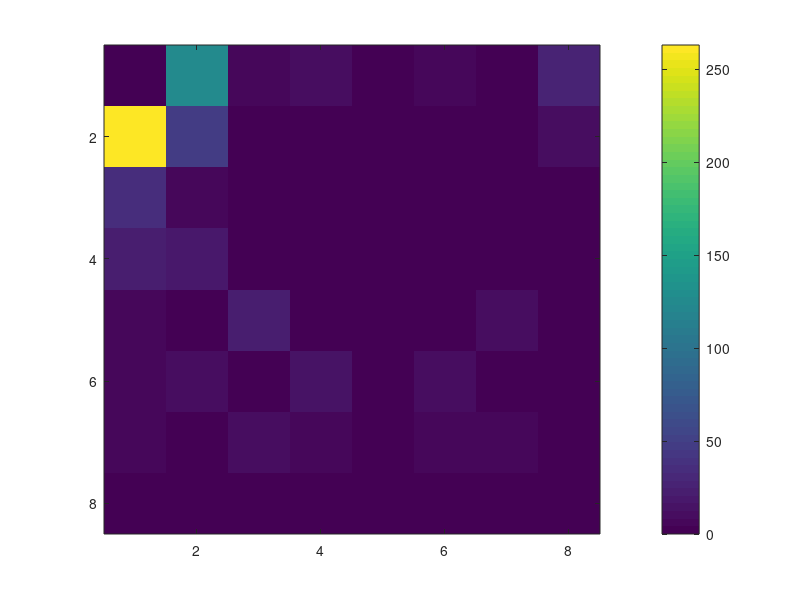

The MATLAB script that drew this image:
clear all
close all
% clc
tic


blk8_num = 3;
min_var = 10000000000;
T = dctmtx(8);
min_blk8 = zeros(8, 8, blk8_num);
var_sets = ones(1, blk8_num) .* 10000000;
min_coef_r = zeros(8, 8);
blk8 = zeros(8, 8);

for idx = 1:1
    pix_val = randi([0, 255], 1, 16);
    sort_val = sort(pix_val);
    
    for row = 0:7
        for col = 0:7
            blk8(row + 1, col + 1) = sort_val(1, row + floor(col / 2) + 1);
        end
    end    
    
    blk8
    coef = T * (blk8 - 128) * T';
    coef_r = round(coef);
    coef_r(1, 1) = 0;
    figure;
    imagesc(abs(coef_r));
    colorbar;
%     fprintf("figure %d\n", idx);
%     fprintf("\n");
    
%     sum_coef = 0;
%     for r = 7:8
%         for c = 6:8
%             sum_coef = sum_coef + abs(coef_r(r, c));
%         end
%     end
%     
%     ave_coef = round(sum_coef / 6);
%     var_coef = 0;
%     for r = 7:8
%         for c = 1:8
%             var_coef = var_coef + (abs(coef_r(r, c)) - ave_coef) .* (abs(coef_r(r, c)) - ave_coef);
%         end
%     end
%     
%     for kk = 1:blk8_num
%         if var_coef < var_sets(1, kk)
%             var_sets(1, kk) = var_coef;
%             min_blk8(:, :, kk) = blk8;
%             var_coef
%             coef_r
%             break;
%         end
%     end
end

% save("blk8_1.mat", "min_blk8");
toc